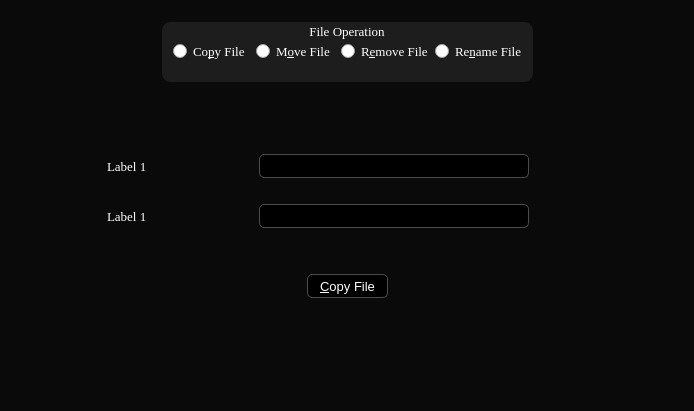
<?xml version="1.0" encoding="UTF-8"?>
<ui version="4.0">
 <class>MainWindow</class>
 <widget class="QMainWindow" name="MainWindow">
  <property name="geometry">
   <rect>
    <x>0</x>
    <y>0</y>
    <width>694</width>
    <height>411</height>
   </rect>
  </property>
  <property name="windowTitle">
   <string>File Operations</string>
  </property>
  <property name="windowIcon">
   <iconset>
    <normaloff>../../../../../Program Files/LibreOffice/help/media/icon-themes/cmd/32/filecontrol.svg</normaloff>../../../../../Program Files/LibreOffice/help/media/icon-themes/cmd/32/filecontrol.svg</iconset>
  </property>
  <property name="styleSheet">
   <string notr="true">QMainWindow, QDialog, QMenu {	background-color: rgb(10, 10, 10); }  QLabel, QRadioButton, QCheckBox, QGroupBox { color:rgb(255,255,255); }  QLineEdit, QPushButton, QTextEdit, QSpinBox, QDoubleSpinBox, QComboBox { 	background-color: rgb(0, 0, 0); 	color: rgb(255, 255, 255); 	border: 1px solid rgb(75,75,75); 	border-radius: 5px; }  QGroupBox{ 	background-color: qlineargradient(spread:pad, x1:0, y1:0, x2:1, y2:0, stop:1 rgba(255, 255, 255, 20)); 	border-radius: 9px; 	border: 2px; 	margin-top: 1em; }    QSplitter::handle { 	background-color: qlineargradient(spread:pad, x1:0, y1:0, x2:1, y2:0, stop:1 rgba(255, 255, 255, 40)); 	margin: 5px 1px;	 }  QSplitter::handle:pressed { 	background-color: rgb(255, 255, 255); }  QTableWidget{     background-color: rgb(75, 75, 75);     background-color: rgb(25, 25, 25);     color: rgb(255, 255, 255);     gridline-color: grey;     border: 1px solid grey; } QTableWidget::item{     text-align: center; } QTableCornerButton::section {     background-color: rgb(75, 75, 75); } QHeaderView::section {     background-color: qlineargradient(spread:reflect, x1:0.511, y1:0, x2:0.517, y2:1, stop:0 rgba(40, 45, 50, 255), stop:0.5 rgba(60, 65, 70, 255), stop:1 rgba(40, 45, 50, 255));     border: none;     color: rgb(255, 255, 255);     border : 1px solid grey; }   QMenuBar { 	background-color: qlineargradient(spread:reflect, x1:0.511, y1:0, x2:0.517, y2:1, stop:0 rgba(40, 45, 50, 255), stop:0.5 rgba(60, 65, 70, 255), stop:1 rgba(40, 45, 50, 255)); 	background-color: qlineargradient(spread:reflect, x1:0.511, y1:0, x2:0.517, y2:1, stop:0 rgba(36, 36, 36, 255), stop:0.409091 rgba(81, 81, 81, 255), stop:1 rgba(36, 36, 36, 255)); } QMenuBar::item { 	background-color: qlineargradient(spread:reflect, x1:0.511, y1:0, x2:0.517, y2:1, stop:0 rgba(40, 45, 50, 255), stop:0.5 rgba(60, 65, 70, 255), stop:1 rgba(40, 45, 50, 255)); 	color: rgb(255, 255, 255); } QMenu::item { 	background-color: rgb(70, 75, 80); 	color: rgb(255, 255, 255); } QMenuBar::item:hover, QMenu::item:selected, QSplitter::handle:pressed, QMenuBar::item:pressed { 	background-color:qlineargradient(x1:0,y1:0,x2:0,y2:1,stop:0 rgba(106,106,106,255),stop:1 rgba(106,106,106,75)); 	background-color: rgb(77, 154, 231); 	color: rgb(255, 255, 255); } QTabBar::tab { 	border:1px solid rgba(25,25,25,75); 	border-bottom-left-radius: 4px; 	border-bottom-right-radius: 4px; 	min-width: 20ex; 	min-height: 7ex; 	padding:4px 6px; 	text-align: center; 	background-color: rgb(50, 50, 50); 	/*3D Tab and Menu Buttons*/ 	background-color: qlineargradient(spread:reflect, x1:0.511, y1:0, x2:0.517, y2:1, stop:0 rgba(28, 28, 28, 255), stop:0.5 rgba(66, 66, 66, 255), stop:1 rgba(28, 28, 28, 255)); 	color: rgb(255, 255, 255);  } QTabBar {     font: 13pt &quot;Javanese Text&quot;; } QTabWidget::pane { /* The tab widget frame */     margin-top: 10px;     border-top: 3px solid #FFEEFF; }   /* Style the tab using the tab sub-control. Note that     it reads QTabBar _not_ QTabWidget */ QTabBar::tab {     background: qlineargradient(x1: 0, y1: 0, x2: 0, y2: 1, 				stop: 0 #E1E1E1, stop: 0.4 #DDDDDD, 				stop: 0.5 #D8D8D8, stop: 1.0 #D3D3D3);     border: 2px solid #C4C4C3;     border-bottom-color: #C2C7CB; /* same as the pane color */     border-top-left-radius: 4px;     border-top-right-radius: 4px;     min-width: 8ex;     padding: 2px; }  QTabBar::tab:selected, QTabBar::tab:hover {     background: qlineargradient(x1: 0, y1: 0, x2: 0, y2: 1, 				stop: 0 #fafafa, stop: 0.4 #f4f4f4, 				stop: 0.5 #e7e7e7, stop: 1.0 #fafafa); }  QTabBar::tab:selected {     border-color: #9B9B9B;     border-bottom-color: #C2C7CB; /* same as pane color */ }  QTabBar::tab:!selected {     margin-top: 5px; /* make non-selected tabs look smaller */     font: 12pt &quot;David CLM&quot;;     color: black; } QTabBar::tab:selected{ 	border-top-color: rgb(77, 154, 231); 	border-top-width: 2px; 	background-color: rgb(60, 60, 60); 	color: rgb(255, 255, 255); } QTabBar::tab:hover  { 	/*background-color: qlineargradient(spread:pad, x1:0, y1:0, x2:1, y2:0, stop:1 rgba(255, 255, 255, 100));*/ 	background-color:qlineargradient(x1:0,y1:0,x2:0,y2:1,stop:0 rgba(106,106,106,255),stop:1 rgba(106,106,106,75)); 	background-color: rgb(77, 154, 231); 	color: rgb(255, 255, 255); } QLabel::disabled { border:none; }  QPushButton::hover { border: none; font-weight: bold; }</string>
  </property>
  <property name="toolButtonStyle">
   <enum>Qt::ToolButtonFollowStyle</enum>
  </property>
  <widget class="QWidget" name="centralWidget">
   <layout class="QVBoxLayout" name="verticalLayout_3">
    <item>
     <widget class="QStackedWidget" name="stackedWidget">
      <property name="currentIndex">
       <number>0</number>
      </property>
      <widget class="QWidget" name="pageMainPage">
       <layout class="QVBoxLayout" name="verticalLayout_2">
        <item>
         <layout class="QHBoxLayout" name="horizontalLayout_3">
          <item>
           <spacer name="horizontalSpacer">
            <property name="orientation">
             <enum>Qt::Horizontal</enum>
            </property>
            <property name="sizeHint" stdset="0">
             <size>
              <width>40</width>
              <height>20</height>
             </size>
            </property>
           </spacer>
          </item>
          <item>
           <widget class="QGroupBox" name="gbOperations">
            <property name="sizePolicy">
             <sizepolicy hsizetype="Fixed" vsizetype="Fixed">
              <horstretch>0</horstretch>
              <verstretch>0</verstretch>
             </sizepolicy>
            </property>
            <property name="minimumSize">
             <size>
              <width>371</width>
              <height>60</height>
             </size>
            </property>
            <property name="maximumSize">
             <size>
              <width>371</width>
              <height>60</height>
             </size>
            </property>
            <property name="font">
             <font>
              <family>Times New Roman</family>
              <pointsize>10</pointsize>
             </font>
            </property>
            <property name="styleSheet">
             <string notr="true"/>
            </property>
            <property name="title">
             <string>File Operation</string>
            </property>
            <property name="alignment">
             <set>Qt::AlignCenter</set>
            </property>
            <layout class="QHBoxLayout" name="horizontalLayout_2">
             <item>
              <widget class="QRadioButton" name="rbCopy">
               <property name="text">
                <string>Co&amp;py File</string>
               </property>
              </widget>
             </item>
             <item>
              <widget class="QRadioButton" name="rbMove">
               <property name="text">
                <string>M&amp;ove File</string>
               </property>
              </widget>
             </item>
             <item>
              <widget class="QRadioButton" name="rbRemove">
               <property name="text">
                <string>R&amp;emove File</string>
               </property>
              </widget>
             </item>
             <item>
              <widget class="QRadioButton" name="rbRename">
               <property name="text">
                <string>Re&amp;name File</string>
               </property>
              </widget>
             </item>
            </layout>
           </widget>
          </item>
          <item>
           <spacer name="horizontalSpacer_2">
            <property name="orientation">
             <enum>Qt::Horizontal</enum>
            </property>
            <property name="sizeHint" stdset="0">
             <size>
              <width>40</width>
              <height>20</height>
             </size>
            </property>
           </spacer>
          </item>
         </layout>
        </item>
        <item>
         <widget class="QLabel" name="lblDropInstruction">
          <property name="sizePolicy">
           <sizepolicy hsizetype="Expanding" vsizetype="Fixed">
            <horstretch>0</horstretch>
            <verstretch>0</verstretch>
           </sizepolicy>
          </property>
          <property name="minimumSize">
           <size>
            <width>126</width>
            <height>20</height>
           </size>
          </property>
          <property name="maximumSize">
           <size>
            <width>16777215</width>
            <height>20</height>
           </size>
          </property>
          <property name="font">
           <font>
            <family>Times New Roman</family>
            <pointsize>9</pointsize>
           </font>
          </property>
          <property name="text">
           <string/>
          </property>
          <property name="alignment">
           <set>Qt::AlignCenter</set>
          </property>
         </widget>
        </item>
        <item>
         <spacer name="verticalSpacer">
          <property name="orientation">
           <enum>Qt::Vertical</enum>
          </property>
          <property name="sizeType">
           <enum>QSizePolicy::Preferred</enum>
          </property>
          <property name="sizeHint" stdset="0">
           <size>
            <width>20</width>
            <height>40</height>
           </size>
          </property>
         </spacer>
        </item>
        <item>
         <layout class="QHBoxLayout" name="horizontalLayout_4">
          <item>
           <spacer name="horizontalSpacer_7">
            <property name="orientation">
             <enum>Qt::Horizontal</enum>
            </property>
            <property name="sizeHint" stdset="0">
             <size>
              <width>40</width>
              <height>20</height>
             </size>
            </property>
           </spacer>
          </item>
          <item>
           <widget class="QLabel" name="lblLabel1">
            <property name="sizePolicy">
             <sizepolicy hsizetype="Fixed" vsizetype="Fixed">
              <horstretch>0</horstretch>
              <verstretch>0</verstretch>
             </sizepolicy>
            </property>
            <property name="minimumSize">
             <size>
              <width>126</width>
              <height>20</height>
             </size>
            </property>
            <property name="maximumSize">
             <size>
              <width>126</width>
              <height>20</height>
             </size>
            </property>
            <property name="font">
             <font>
              <family>Times New Roman</family>
              <pointsize>10</pointsize>
             </font>
            </property>
            <property name="text">
             <string>Label 1</string>
            </property>
           </widget>
          </item>
          <item>
           <spacer name="horizontalSpacer_3">
            <property name="orientation">
             <enum>Qt::Horizontal</enum>
            </property>
            <property name="sizeType">
             <enum>QSizePolicy::Fixed</enum>
            </property>
            <property name="sizeHint" stdset="0">
             <size>
              <width>20</width>
              <height>20</height>
             </size>
            </property>
           </spacer>
          </item>
          <item>
           <widget class="QLineEdit" name="lePath1">
            <property name="sizePolicy">
             <sizepolicy hsizetype="Fixed" vsizetype="Fixed">
              <horstretch>0</horstretch>
              <verstretch>0</verstretch>
             </sizepolicy>
            </property>
            <property name="minimumSize">
             <size>
              <width>270</width>
              <height>24</height>
             </size>
            </property>
            <property name="maximumSize">
             <size>
              <width>270</width>
              <height>24</height>
             </size>
            </property>
            <property name="font">
             <font>
              <family>Arial</family>
              <pointsize>10</pointsize>
             </font>
            </property>
            <property name="readOnly">
             <bool>true</bool>
            </property>
           </widget>
          </item>
          <item>
           <spacer name="horizontalSpacer_4">
            <property name="orientation">
             <enum>Qt::Horizontal</enum>
            </property>
            <property name="sizeType">
             <enum>QSizePolicy::Fixed</enum>
            </property>
            <property name="sizeHint" stdset="0">
             <size>
              <width>20</width>
              <height>20</height>
             </size>
            </property>
           </spacer>
          </item>
          <item>
           <widget class="CPushButtonDropListener" name="pbBrowse1">
            <property name="sizePolicy">
             <sizepolicy hsizetype="Fixed" vsizetype="Fixed">
              <horstretch>0</horstretch>
              <verstretch>0</verstretch>
             </sizepolicy>
            </property>
            <property name="styleSheet">
             <string notr="true">QPushButton { background-color: transparent; border: none}
QPushButton::hover { background-color: rgb(0, 0, 0); 	color: rgb(255, 255, 255); 	border: 1px solid rgb(75,75,75); 	border-radius: 5px; }</string>
            </property>
            <property name="text">
             <string/>
            </property>
            <property name="icon">
             <iconset>
              <normaloff>../../../../../Program Files/LibreOffice/help/media/icon-themes/cmd/32/open.svg</normaloff>../../../../../Program Files/LibreOffice/help/media/icon-themes/cmd/32/open.svg</iconset>
            </property>
            <property name="iconSize">
             <size>
              <width>24</width>
              <height>24</height>
             </size>
            </property>
            <property name="flat">
             <bool>true</bool>
            </property>
           </widget>
          </item>
          <item>
           <spacer name="horizontalSpacer_8">
            <property name="orientation">
             <enum>Qt::Horizontal</enum>
            </property>
            <property name="sizeHint" stdset="0">
             <size>
              <width>40</width>
              <height>20</height>
             </size>
            </property>
           </spacer>
          </item>
         </layout>
        </item>
        <item>
         <spacer name="verticalSpacer_2">
          <property name="orientation">
           <enum>Qt::Vertical</enum>
          </property>
          <property name="sizeType">
           <enum>QSizePolicy::Fixed</enum>
          </property>
          <property name="sizeHint" stdset="0">
           <size>
            <width>20</width>
            <height>20</height>
           </size>
          </property>
         </spacer>
        </item>
        <item>
         <layout class="QHBoxLayout" name="horizontalLayout_5">
          <item>
           <spacer name="horizontalSpacer_9">
            <property name="orientation">
             <enum>Qt::Horizontal</enum>
            </property>
            <property name="sizeHint" stdset="0">
             <size>
              <width>40</width>
              <height>20</height>
             </size>
            </property>
           </spacer>
          </item>
          <item>
           <widget class="QLabel" name="lblLabel2">
            <property name="sizePolicy">
             <sizepolicy hsizetype="Fixed" vsizetype="Fixed">
              <horstretch>0</horstretch>
              <verstretch>0</verstretch>
             </sizepolicy>
            </property>
            <property name="minimumSize">
             <size>
              <width>126</width>
              <height>20</height>
             </size>
            </property>
            <property name="maximumSize">
             <size>
              <width>126</width>
              <height>20</height>
             </size>
            </property>
            <property name="font">
             <font>
              <family>Times New Roman</family>
              <pointsize>10</pointsize>
             </font>
            </property>
            <property name="text">
             <string>Label 1</string>
            </property>
           </widget>
          </item>
          <item>
           <spacer name="horizontalSpacer_5">
            <property name="orientation">
             <enum>Qt::Horizontal</enum>
            </property>
            <property name="sizeType">
             <enum>QSizePolicy::Fixed</enum>
            </property>
            <property name="sizeHint" stdset="0">
             <size>
              <width>20</width>
              <height>20</height>
             </size>
            </property>
           </spacer>
          </item>
          <item>
           <widget class="QLineEdit" name="lePath2">
            <property name="sizePolicy">
             <sizepolicy hsizetype="Fixed" vsizetype="Fixed">
              <horstretch>0</horstretch>
              <verstretch>0</verstretch>
             </sizepolicy>
            </property>
            <property name="minimumSize">
             <size>
              <width>270</width>
              <height>24</height>
             </size>
            </property>
            <property name="maximumSize">
             <size>
              <width>270</width>
              <height>24</height>
             </size>
            </property>
            <property name="font">
             <font>
              <family>Arial</family>
              <pointsize>10</pointsize>
             </font>
            </property>
            <property name="readOnly">
             <bool>true</bool>
            </property>
           </widget>
          </item>
          <item>
           <spacer name="horizontalSpacer_6">
            <property name="orientation">
             <enum>Qt::Horizontal</enum>
            </property>
            <property name="sizeType">
             <enum>QSizePolicy::Fixed</enum>
            </property>
            <property name="sizeHint" stdset="0">
             <size>
              <width>20</width>
              <height>20</height>
             </size>
            </property>
           </spacer>
          </item>
          <item>
           <widget class="CPushButtonDropListener" name="pbBrowse2">
            <property name="sizePolicy">
             <sizepolicy hsizetype="Fixed" vsizetype="Fixed">
              <horstretch>0</horstretch>
              <verstretch>0</verstretch>
             </sizepolicy>
            </property>
            <property name="styleSheet">
             <string notr="true">QPushButton { background-color: transparent; border: none}
QPushButton::hover { background-color: rgb(0, 0, 0); 	color: rgb(255, 255, 255); 	border: 1px solid rgb(75,75,75); 	border-radius: 5px; }</string>
            </property>
            <property name="text">
             <string/>
            </property>
            <property name="icon">
             <iconset>
              <normaloff>../../../../../Program Files/LibreOffice/help/media/icon-themes/cmd/32/open.svg</normaloff>../../../../../Program Files/LibreOffice/help/media/icon-themes/cmd/32/open.svg</iconset>
            </property>
            <property name="iconSize">
             <size>
              <width>24</width>
              <height>24</height>
             </size>
            </property>
            <property name="flat">
             <bool>true</bool>
            </property>
           </widget>
          </item>
          <item>
           <spacer name="horizontalSpacer_10">
            <property name="orientation">
             <enum>Qt::Horizontal</enum>
            </property>
            <property name="sizeHint" stdset="0">
             <size>
              <width>40</width>
              <height>20</height>
             </size>
            </property>
           </spacer>
          </item>
         </layout>
        </item>
        <item>
         <spacer name="verticalSpacer_3">
          <property name="orientation">
           <enum>Qt::Vertical</enum>
          </property>
          <property name="sizeType">
           <enum>QSizePolicy::Preferred</enum>
          </property>
          <property name="sizeHint" stdset="0">
           <size>
            <width>20</width>
            <height>40</height>
           </size>
          </property>
         </spacer>
        </item>
        <item>
         <layout class="QHBoxLayout" name="horizontalLayout_6">
          <item>
           <spacer name="horizontalSpacer_11">
            <property name="orientation">
             <enum>Qt::Horizontal</enum>
            </property>
            <property name="sizeHint" stdset="0">
             <size>
              <width>40</width>
              <height>20</height>
             </size>
            </property>
           </spacer>
          </item>
          <item>
           <widget class="QPushButton" name="pbDo">
            <property name="sizePolicy">
             <sizepolicy hsizetype="Fixed" vsizetype="Fixed">
              <horstretch>0</horstretch>
              <verstretch>0</verstretch>
             </sizepolicy>
            </property>
            <property name="minimumSize">
             <size>
              <width>81</width>
              <height>24</height>
             </size>
            </property>
            <property name="maximumSize">
             <size>
              <width>81</width>
              <height>24</height>
             </size>
            </property>
            <property name="font">
             <font>
              <pointsize>10</pointsize>
             </font>
            </property>
            <property name="text">
             <string>&amp;Copy File</string>
            </property>
           </widget>
          </item>
          <item>
           <spacer name="horizontalSpacer_12">
            <property name="orientation">
             <enum>Qt::Horizontal</enum>
            </property>
            <property name="sizeHint" stdset="0">
             <size>
              <width>40</width>
              <height>20</height>
             </size>
            </property>
           </spacer>
          </item>
         </layout>
        </item>
        <item>
         <spacer name="verticalSpacer_4">
          <property name="orientation">
           <enum>Qt::Vertical</enum>
          </property>
          <property name="sizeHint" stdset="0">
           <size>
            <width>20</width>
            <height>59</height>
           </size>
          </property>
         </spacer>
        </item>
       </layout>
      </widget>
      <widget class="QWidget" name="pageBrowse">
       <layout class="QVBoxLayout" name="verticalLayout">
        <item>
         <layout class="QHBoxLayout" name="horizontalLayout_8">
          <item>
           <spacer name="horizontalSpacer_15">
            <property name="orientation">
             <enum>Qt::Horizontal</enum>
            </property>
            <property name="sizeHint" stdset="0">
             <size>
              <width>40</width>
              <height>20</height>
             </size>
            </property>
           </spacer>
          </item>
          <item>
           <widget class="QPushButton" name="pbBrowseCancel">
            <property name="sizePolicy">
             <sizepolicy hsizetype="Fixed" vsizetype="Fixed">
              <horstretch>0</horstretch>
              <verstretch>0</verstretch>
             </sizepolicy>
            </property>
            <property name="minimumSize">
             <size>
              <width>20</width>
              <height>20</height>
             </size>
            </property>
            <property name="maximumSize">
             <size>
              <width>20</width>
              <height>20</height>
             </size>
            </property>
            <property name="styleSheet">
             <string notr="true">QPushButton { background-color: transparent; border: none}
QPushButton::hover { background-color: rgb(0, 0, 0); 	color: rgb(255, 255, 255); 	border: 1px solid rgb(75,75,75); 	border-radius: 5px; }</string>
            </property>
            <property name="text">
             <string/>
            </property>
            <property name="icon">
             <iconset>
              <normaloff>../../../../../Program Files/LibreOffice/help/media/icon-themes/cmd/32/cancel.svg</normaloff>../../../../../Program Files/LibreOffice/help/media/icon-themes/cmd/32/cancel.svg</iconset>
            </property>
            <property name="iconSize">
             <size>
              <width>20</width>
              <height>20</height>
             </size>
            </property>
            <property name="flat">
             <bool>true</bool>
            </property>
           </widget>
          </item>
         </layout>
        </item>
        <item>
         <spacer name="verticalSpacer_5">
          <property name="orientation">
           <enum>Qt::Vertical</enum>
          </property>
          <property name="sizeType">
           <enum>QSizePolicy::Preferred</enum>
          </property>
          <property name="sizeHint" stdset="0">
           <size>
            <width>20</width>
            <height>50</height>
           </size>
          </property>
         </spacer>
        </item>
        <item>
         <layout class="QHBoxLayout" name="horizontalLayout_7">
          <item>
           <spacer name="horizontalSpacer_13">
            <property name="orientation">
             <enum>Qt::Horizontal</enum>
            </property>
            <property name="sizeHint" stdset="0">
             <size>
              <width>40</width>
              <height>20</height>
             </size>
            </property>
           </spacer>
          </item>
          <item>
           <widget class="QPushButton" name="pbBrowse">
            <property name="sizePolicy">
             <sizepolicy hsizetype="Fixed" vsizetype="Fixed">
              <horstretch>0</horstretch>
              <verstretch>0</verstretch>
             </sizepolicy>
            </property>
            <property name="minimumSize">
             <size>
              <width>81</width>
              <height>24</height>
             </size>
            </property>
            <property name="maximumSize">
             <size>
              <width>81</width>
              <height>24</height>
             </size>
            </property>
            <property name="text">
             <string>&amp;Browse</string>
            </property>
           </widget>
          </item>
          <item>
           <spacer name="horizontalSpacer_14">
            <property name="orientation">
             <enum>Qt::Horizontal</enum>
            </property>
            <property name="sizeHint" stdset="0">
             <size>
              <width>40</width>
              <height>20</height>
             </size>
            </property>
           </spacer>
          </item>
         </layout>
        </item>
        <item>
         <spacer name="verticalSpacer_6">
          <property name="orientation">
           <enum>Qt::Vertical</enum>
          </property>
          <property name="sizeType">
           <enum>QSizePolicy::Fixed</enum>
          </property>
          <property name="sizeHint" stdset="0">
           <size>
            <width>20</width>
            <height>28</height>
           </size>
          </property>
         </spacer>
        </item>
        <item>
         <widget class="QLabel" name="label_2">
          <property name="sizePolicy">
           <sizepolicy hsizetype="Expanding" vsizetype="Fixed">
            <horstretch>0</horstretch>
            <verstretch>0</verstretch>
           </sizepolicy>
          </property>
          <property name="minimumSize">
           <size>
            <width>20</width>
            <height>24</height>
           </size>
          </property>
          <property name="maximumSize">
           <size>
            <width>16777215</width>
            <height>24</height>
           </size>
          </property>
          <property name="font">
           <font>
            <family>Times New Roman</family>
            <pointsize>12</pointsize>
           </font>
          </property>
          <property name="text">
           <string>or</string>
          </property>
          <property name="alignment">
           <set>Qt::AlignCenter</set>
          </property>
         </widget>
        </item>
        <item>
         <spacer name="verticalSpacer_7">
          <property name="orientation">
           <enum>Qt::Vertical</enum>
          </property>
          <property name="sizeType">
           <enum>QSizePolicy::Fixed</enum>
          </property>
          <property name="sizeHint" stdset="0">
           <size>
            <width>20</width>
            <height>28</height>
           </size>
          </property>
         </spacer>
        </item>
        <item>
         <widget class="QLabel" name="lblDropInfo">
          <property name="sizePolicy">
           <sizepolicy hsizetype="Expanding" vsizetype="Expanding">
            <horstretch>0</horstretch>
            <verstretch>0</verstretch>
           </sizepolicy>
          </property>
          <property name="font">
           <font>
            <family>Times New Roman</family>
            <pointsize>13</pointsize>
           </font>
          </property>
          <property name="text">
           <string>Drop Files Here</string>
          </property>
          <property name="alignment">
           <set>Qt::AlignCenter</set>
          </property>
         </widget>
        </item>
       </layout>
      </widget>
      <widget class="QWidget" name="pageDropInfo">
       <layout class="QHBoxLayout" name="horizontalLayout">
        <item>
         <widget class="QLabel" name="label">
          <property name="font">
           <font>
            <family>Times New Roman</family>
            <pointsize>20</pointsize>
            <weight>50</weight>
            <italic>false</italic>
            <bold>false</bold>
           </font>
          </property>
          <property name="text">
           <string>Drop Files here</string>
          </property>
          <property name="alignment">
           <set>Qt::AlignCenter</set>
          </property>
         </widget>
        </item>
       </layout>
      </widget>
     </widget>
    </item>
   </layout>
  </widget>
 </widget>
 <layoutdefault spacing="6" margin="11"/>
 <customwidgets>
  <customwidget>
   <class>CPushButtonDropListener</class>
   <extends>QPushButton</extends>
   <header>cpushbuttondroplistener.h</header>
  </customwidget>
 </customwidgets>
 <resources/>
 <connections/>
</ui>
